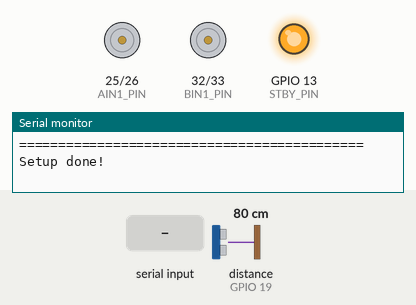
This sketch was run on a simulated ESP32. On the bench: motor-driver pin pairs drawn as motors (green arrow = first pin HIGH = forward, orange = second pin HIGH = backward, longer = more drive, scaled by the enable pin, stopped while the standby pin is LOW), output pins drawn as LEDs (lit = HIGH), the last lines printed to the serial monitor. Wiring (from diagram.json): ultrasonic range finder: trigger GPIO 18; echo GPIO 19. The inputs (shaded band) are chosen by the test bench; at power-on: distance to the obstacle (sensor on GPIO 19) 80 cm. The echo pulse lasts 58.3 µs per cm; a WiFi scan finds three made-up networks; pins used as bus, display or sensor lines are not drawn.

Above: at 3.4 s.
3.5 s: "B90\n" received over Serial
At 4.2 s:
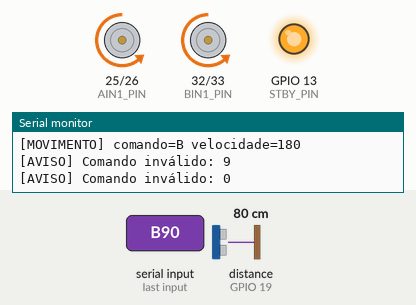
5.9 s: "F90\n" received over Serial
At 6.6 s:
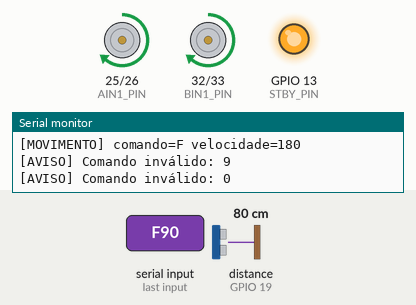
8.3 s: "L 45\n" received over Serial
At 9.0 s:
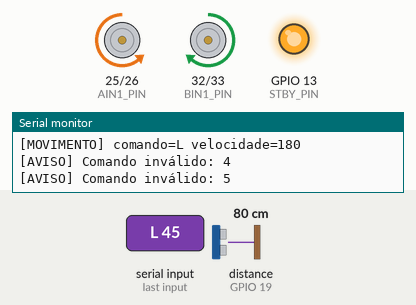
10.7 s: "R 45\n" received over Serial
At 11.4 s:
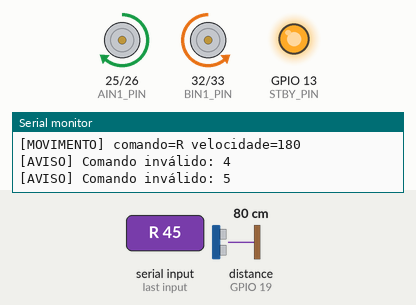
Timing chart, 0 to 13.7 s (numbered marks = the images above; inputs shaded):
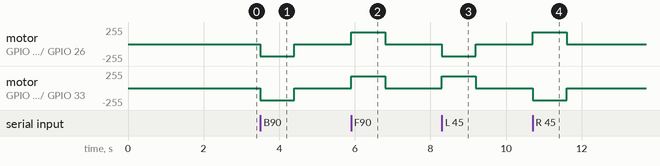

The sketch:

sketch.ino
```cpp
/*
  Robô 2WD com ESP32 + TB6612FNG + HC-SR04

  Controle:
    1) Celular via Wi-Fi: conecte-se à rede "Robo-ESP32" e abra http://192.168.4.1
    2) Wokwi / Serial Monitor:
       F = frente
       B = ré
       L = esquerda
       R = direita
       S = parar
       + = aumenta velocidade
       - = diminui velocidade

  Segurança por ultrassom:
    - Se o HC-SR04 detectar obstáculo a 20 cm ou menos, o robô para.
    - Enquanto houver obstáculo à frente, somente RÉ (B) e STOP (S) são aceitos.
    - O bloqueio é liberado quando a distância volta a 25 cm ou mais.

  Baseado no exemplo de Wi-Fi Scan do ESP32 fornecido para o projeto.
*/

#include <Arduino.h>
#include <WiFi.h>
#include <WebServer.h>

// ============================================================
// Configuração Wi-Fi
// ============================================================
const char* AP_SSID = "Robo-ESP32";
const char* AP_PASSWORD = "fiap2026";

IPAddress AP_IP(192, 168, 4, 1);
IPAddress AP_GATEWAY(192, 168, 4, 1);
IPAddress AP_SUBNET(255, 255, 255, 0);

WebServer server(80);

// ============================================================
// Pinos ESP32 -> TB6612FNG
// ============================================================
// Motor esquerdo - canal A
const uint8_t AIN1_PIN = 25;
const uint8_t AIN2_PIN = 26;
const uint8_t PWMA_PIN = 27;

// Motor direito - canal B
const uint8_t BIN1_PIN = 32;
const uint8_t BIN2_PIN = 33;
const uint8_t PWMB_PIN = 14;

// Standby do driver
const uint8_t STBY_PIN = 13;

// ============================================================
// Pinos ESP32 -> HC-SR04
// ============================================================
const uint8_t ULTRASONIC_TRIG_PIN = 18;
const uint8_t ULTRASONIC_ECHO_PIN = 19;

// Distâncias do bloqueio com histerese para evitar liga/desliga rápido.
const float OBSTACLE_STOP_DISTANCE_CM = 20.0f;
const float OBSTACLE_RELEASE_DISTANCE_CM = 25.0f;

// O datasheet recomenda intervalo superior a 60 ms entre medições.
const unsigned long ULTRASONIC_INTERVAL_MS = 80;
const unsigned long ULTRASONIC_TIMEOUT_US = 30000;

// ============================================================
// Estado do robô
// ============================================================
int motorSpeed = 180;  // 0..255
char currentCommand = 'S';

const unsigned long COMMAND_TIMEOUT_MS = 900;
unsigned long lastMotionCommandMs = 0;

float lastDistanceCm = -1.0f;
bool obstacleDetected = false;
unsigned long lastUltrasonicReadMs = 0;

// ============================================================
// Página de controle
// ============================================================
const char INDEX_HTML[] = R"HTML(
<!DOCTYPE html>
<html lang="pt-BR">
<head>
  <meta charset="UTF-8">
  <meta name="viewport" content="width=device-width, initial-scale=1, maximum-scale=1, user-scalable=no">
  <title>Robô ESP32</title>
  <style>
    :root { font-family: Arial, sans-serif; }
    body {
      margin: 0;
      min-height: 100vh;
      display: flex;
      justify-content: center;
      background: #111;
      color: #fff;
    }
    .app {
      width: min(440px, 94vw);
      padding: 24px 0 40px;
      text-align: center;
    }
    h1 { margin: 0 0 8px; }
    .subtitle { color: #bbb; margin-bottom: 14px; }
    .sensor {
      margin: 12px auto 18px;
      padding: 12px 14px;
      border-radius: 14px;
      background: #1e1e1e;
      max-width: 330px;
    }
    .sensor.alert {
      background: #6d1515;
      color: #fff;
    }
    .pad {
      display: grid;
      grid-template-columns: repeat(3, 92px);
      grid-template-rows: repeat(3, 92px);
      gap: 10px;
      justify-content: center;
      margin: 22px 0;
    }
    button {
      border: 0;
      border-radius: 18px;
      font-size: 34px;
      font-weight: bold;
      background: #2b2b2b;
      color: white;
      box-shadow: 0 4px 10px rgba(0,0,0,.35);
      touch-action: none;
      user-select: none;
    }
    button:active { transform: scale(.96); background: #444; }
    button:disabled {
      opacity: .25;
      cursor: not-allowed;
      transform: none;
    }
    .stop { background: #8b1a1a; font-size: 20px; }
    .speed-box {
      background: #1e1e1e;
      padding: 18px;
      border-radius: 16px;
      margin-top: 18px;
    }
    input[type=range] { width: 100%; }
    .status {
      margin-top: 16px;
      color: #a9e6a9;
      min-height: 24px;
    }
  </style>
</head>
<body>
  <main class="app">
    <h1>Robô 2WD ESP32</h1>
    <div class="subtitle">Controle Wi-Fi</div>

    <div id="sensor" class="sensor">
      Ultrassom: <strong id="distance">--</strong> cm<br>
      <span id="sensorMessage">Área frontal livre</span>
    </div>

    <div class="pad">
      <div></div>
      <button data-dir="F" aria-label="Frente">▲</button>
      <div></div>

      <button data-dir="L" aria-label="Esquerda">◀</button>
      <button class="stop" data-dir="S" aria-label="Parar">STOP</button>
      <button data-dir="R" aria-label="Direita">▶</button>

      <div></div>
      <button data-dir="B" aria-label="Ré">▼</button>
      <div></div>
    </div>

    <section class="speed-box">
      <label for="speed">Velocidade: <strong id="speedValue">180</strong>/255</label>
      <input id="speed" type="range" min="0" max="255" value="180">
    </section>

    <div id="status" class="status">Pronto</div>
  </main>

<script>
  let repeatTimer = null;
  let activeDir = 'S';
  let obstacle = false;

  function request(url) {
    return fetch(url, { cache: 'no-store' });
  }

  function sendMove(dir) {
    activeDir = dir;

    request('/move?dir=' + encodeURIComponent(dir))
      .then(async response => {
        if (!response.ok) {
          const text = await response.text();
          document.getElementById('status').textContent = text;
          return;
        }

        document.getElementById('status').textContent =
          dir === 'S' ? 'Parado' : 'Comando: ' + dir;
      })
      .catch(() => {
        document.getElementById('status').textContent = 'Falha de comunicação';
      });
  }

  function startMove(dir) {
    if (obstacle && dir !== 'B' && dir !== 'S') {
      document.getElementById('status').textContent =
        'Obstáculo à frente: somente RÉ está liberada.';
      return;
    }

    if (repeatTimer) clearInterval(repeatTimer);
    sendMove(dir);

    if (dir !== 'S') {
      repeatTimer = setInterval(() => sendMove(dir), 250);
    }
  }

  function stopMove(sendStop = true) {
    if (repeatTimer) {
      clearInterval(repeatTimer);
      repeatTimer = null;
    }

    if (sendStop && activeDir !== 'S') {
      sendMove('S');
    } else {
      activeDir = 'S';
    }
  }

  document.querySelectorAll('button[data-dir]').forEach(btn => {
    const dir = btn.dataset.dir;

    btn.addEventListener('pointerdown', e => {
      e.preventDefault();
      if (dir === 'S') {
        stopMove(false);
        sendMove('S');
      } else {
        startMove(dir);
      }
    });

    btn.addEventListener('pointerup', e => {
      e.preventDefault();
      if (dir !== 'S') stopMove();
    });

    btn.addEventListener('pointercancel', () => stopMove());
    btn.addEventListener('pointerleave', e => {
      if (e.buttons) stopMove();
    });
  });

  window.addEventListener('blur', () => stopMove());
  document.addEventListener('visibilitychange', () => {
    if (document.hidden) stopMove();
  });

  const speed = document.getElementById('speed');
  const speedValue = document.getElementById('speedValue');

  speed.addEventListener('input', () => {
    speedValue.textContent = speed.value;
  });

  speed.addEventListener('change', () => {
    request('/speed?value=' + encodeURIComponent(speed.value)).catch(() => {});
  });

  function applyObstacleState(isObstacle) {
    obstacle = isObstacle;

    document.querySelectorAll('button[data-dir="F"], button[data-dir="L"], button[data-dir="R"]')
      .forEach(btn => btn.disabled = obstacle);

    const sensorBox = document.getElementById('sensor');
    const message = document.getElementById('sensorMessage');

    if (obstacle) {
      sensorBox.classList.add('alert');
      message.textContent = 'OBSTÁCULO: frente/lados bloqueados; somente RÉ.';

      if (activeDir !== 'B' && activeDir !== 'S') {
        stopMove(false);
        activeDir = 'S';
      }
    } else {
      sensorBox.classList.remove('alert');
      message.textContent = 'Área frontal livre';
    }
  }

  function refreshStatus() {
    request('/status')
      .then(response => response.json())
      .then(data => {
        document.getElementById('distance').textContent =
          data.distanceCm === null ? '--' : Number(data.distanceCm).toFixed(1);

        speed.value = data.speed;
        speedValue.textContent = data.speed;
        applyObstacleState(Boolean(data.obstacle));
      })
      .catch(() => {});
  }

  refreshStatus();
  setInterval(refreshStatus, 300);
</script>
</body>
</html>
)HTML";

// ============================================================
// Controle dos motores
// ============================================================

void setMotor(uint8_t in1, uint8_t in2, uint8_t pwmPin, int signedSpeed) {
  signedSpeed = constrain(signedSpeed, -255, 255);

  if (signedSpeed > 0) {
    digitalWrite(in1, HIGH);
    digitalWrite(in2, LOW);
    analogWrite(pwmPin, signedSpeed);
  } else if (signedSpeed < 0) {
    digitalWrite(in1, LOW);
    digitalWrite(in2, HIGH);
    analogWrite(pwmPin, -signedSpeed);
  } else {
    digitalWrite(in1, LOW);
    digitalWrite(in2, LOW);
    analogWrite(pwmPin, 0);
  }
}

void setLeftMotor(int speedValue) {
  setMotor(AIN1_PIN, AIN2_PIN, PWMA_PIN, speedValue);
}

void setRightMotor(int speedValue) {
  setMotor(BIN1_PIN, BIN2_PIN, PWMB_PIN, speedValue);
}

void stopMotors() {
  setLeftMotor(0);
  setRightMotor(0);
  currentCommand = 'S';
}

bool commandAllowedByObstacle(char command) {
  if (!obstacleDetected) {
    return true;
  }

  // Com obstáculo à frente, apenas ré e stop são permitidos.
  return command == 'B' || command == 'S';
}

bool executeCommand(char command) {
  command = toupper(command);

  if (!commandAllowedByObstacle(command)) {
    stopMotors();
    Serial.printf(
      "[ULTRASSOM] Movimento %c bloqueado. Obstáculo a %.1f cm. Use B (ré) ou S (stop).\n",
      command,
      lastDistanceCm
    );
    return false;
  }

  switch (command) {
    case 'F':
      setLeftMotor(motorSpeed);
      setRightMotor(motorSpeed);
      break;

    case 'B':
      setLeftMotor(-motorSpeed);
      setRightMotor(-motorSpeed);
      break;

    case 'L':
      // Giro sobre o próprio eixo para a esquerda.
      setLeftMotor(-motorSpeed);
      setRightMotor(motorSpeed);
      break;

    case 'R':
      // Giro sobre o próprio eixo para a direita.
      setLeftMotor(motorSpeed);
      setRightMotor(-motorSpeed);
      break;

    case 'S':
      stopMotors();
      Serial.println("[MOVIMENTO] STOP");
      return true;

    default:
      Serial.printf("[AVISO] Comando inválido: %c\n", command);
      return false;
  }

  currentCommand = command;
  lastMotionCommandMs = millis();

  Serial.printf(
    "[MOVIMENTO] comando=%c velocidade=%d\n",
    currentCommand,
    motorSpeed
  );

  return true;
}

// ============================================================
// Sensor ultrassônico HC-SR04
// ============================================================

float readUltrasonicDistanceCm() {
  digitalWrite(ULTRASONIC_TRIG_PIN, LOW);
  delayMicroseconds(2);
  digitalWrite(ULTRASONIC_TRIG_PIN, HIGH);
  delayMicroseconds(10);
  digitalWrite(ULTRASONIC_TRIG_PIN, LOW);

  unsigned long durationUs = pulseIn(
    ULTRASONIC_ECHO_PIN,
    HIGH,
    ULTRASONIC_TIMEOUT_US
  );

  if (durationUs == 0) {
    return -1.0f;
  }

  return durationUs / 58.0f;
}

void updateUltrasonicSensor() {
  unsigned long now = millis();

  if (now - lastUltrasonicReadMs < ULTRASONIC_INTERVAL_MS) {
    return;
  }

  lastUltrasonicReadMs = now;

  float distanceCm = readUltrasonicDistanceCm();

  if (distanceCm < 0) {
    // Sem eco válido: mantém o estado anterior para evitar liberar o robô
    // por uma leitura isolada inválida.
    return;
  }

  lastDistanceCm = distanceCm;

  bool previousObstacleState = obstacleDetected;

  if (!obstacleDetected && distanceCm <= OBSTACLE_STOP_DISTANCE_CM) {
    obstacleDetected = true;
  } else if (obstacleDetected && distanceCm >= OBSTACLE_RELEASE_DISTANCE_CM) {
    obstacleDetected = false;
  }

  if (!previousObstacleState && obstacleDetected) {
    Serial.printf(
      "[ULTRASSOM] Obstáculo detectado a %.1f cm. Parando o robô.\n",
      distanceCm
    );

    // Ao detectar um obstáculo, para imediatamente qualquer movimento.
    // Depois da parada, apenas B (ré) e S (stop) ficam liberados.
    stopMotors();
  }

  if (previousObstacleState && !obstacleDetected) {
    Serial.printf(
      "[ULTRASSOM] Caminho liberado. Distância: %.1f cm.\n",
      distanceCm
    );
  }
}

// ============================================================
// Wi-Fi Scan - baseado no código fornecido
// ============================================================

void scanWiFiNetworks() {
  Serial.println();
  Serial.println("[WIFI] Scanning...");

  int n = WiFi.scanNetworks();

  Serial.println("[WIFI] Scan done!");

  if (n == 0) {
    Serial.println("[WIFI] No networks found.");
  } else {
    Serial.print("[WIFI] ");
    Serial.print(n);
    Serial.println(" networks found");

    for (int i = 0; i < n; ++i) {
      Serial.print(i + 1);
      Serial.print(": ");
      Serial.print(WiFi.SSID(i));
      Serial.print(" (");
      Serial.print(WiFi.RSSI(i));
      Serial.print(" dBm)");
      Serial.println(
        (WiFi.encryptionType(i) == WIFI_AUTH_OPEN) ? " [OPEN]" : " [SECURED]"
      );
      delay(10);
    }
  }

  WiFi.scanDelete();
  Serial.println();
}

// ============================================================
// Servidor HTTP
// ============================================================

void handleRoot() {
  server.send(200, "text/html; charset=utf-8", INDEX_HTML);
}

void handleMove() {
  if (!server.hasArg("dir") || server.arg("dir").length() == 0) {
    server.send(400, "text/plain", "Parametro 'dir' ausente.");
    return;
  }

  char command = toupper(server.arg("dir").charAt(0));

  if (command != 'F' && command != 'B' &&
      command != 'L' && command != 'R' &&
      command != 'S') {
    server.send(400, "text/plain", "Comando invalido.");
    return;
  }

  bool accepted = executeCommand(command);

  if (!accepted && obstacleDetected) {
    server.send(
      423,
      "text/plain; charset=utf-8",
      "Obstáculo à frente: somente RÉ ou STOP estão liberados."
    );
    return;
  }

  server.send(200, "text/plain", "OK");
}

void handleSpeed() {
  if (!server.hasArg("value")) {
    server.send(400, "text/plain", "Parametro 'value' ausente.");
    return;
  }

  int newSpeed = constrain(server.arg("value").toInt(), 0, 255);
  motorSpeed = newSpeed;

  // Se o robô estiver em movimento, aplica a nova velocidade imediatamente.
  if (currentCommand != 'S') {
    executeCommand(currentCommand);
  }

  Serial.printf("[VELOCIDADE] %d/255\n", motorSpeed);
  server.send(200, "text/plain", String(motorSpeed));
}

void handleStatus() {
  String json = "{";
  json += "\"command\":\"";
  json += currentCommand;
  json += "\",\"speed\":";
  json += motorSpeed;
  json += ",\"clients\":";
  json += WiFi.softAPgetStationNum();
  json += ",\"obstacle\":";
  json += obstacleDetected ? "true" : "false";
  json += ",\"stopDistanceCm\":";
  json += String(OBSTACLE_STOP_DISTANCE_CM, 1);
  json += ",\"releaseDistanceCm\":";
  json += String(OBSTACLE_RELEASE_DISTANCE_CM, 1);
  json += ",\"distanceCm\":";

  if (lastDistanceCm < 0) {
    json += "null";
  } else {
    json += String(lastDistanceCm, 1);
  }

  json += "}";

  server.send(200, "application/json", json);
}

void startWebServer() {
  server.on("/", HTTP_GET, handleRoot);
  server.on("/move", HTTP_GET, handleMove);
  server.on("/speed", HTTP_GET, handleSpeed);
  server.on("/status", HTTP_GET, handleStatus);

  server.onNotFound([]() {
    server.send(404, "text/plain", "404 - Rota nao encontrada");
  });

  server.begin();
  Serial.println("[HTTP] Servidor iniciado.");
}

// ============================================================
// Serial Monitor - útil para Wokwi
// ============================================================

void printSerialHelp() {
  Serial.println("============================================");
  Serial.println("Robô 2WD ESP32 - comandos Serial:");
  Serial.println("  F = frente");
  Serial.println("  B = re");
  Serial.println("  L = esquerda");
  Serial.println("  R = direita");
  Serial.println("  S = parar");
  Serial.println("  + = aumentar velocidade em 15");
  Serial.println("  - = diminuir velocidade em 15");
  Serial.println();
  Serial.printf("Ultrassom: para em <= %.1f cm e libera em >= %.1f cm.\n",
                OBSTACLE_STOP_DISTANCE_CM,
                OBSTACLE_RELEASE_DISTANCE_CM);
  Serial.println("Com obstáculo, somente B (ré) e S (stop) são aceitos.");
  Serial.println("============================================");
}

void handleSerialCommands() {
  while (Serial.available() > 0) {
    char c = Serial.read();

    if (c == '\n' || c == '\r' || c == ' ') {
      continue;
    }

    c = toupper(c);

    if (c == '+') {
      motorSpeed = min(255, motorSpeed + 15);
      Serial.printf("[VELOCIDADE] %d/255\n", motorSpeed);

      if (currentCommand != 'S') {
        executeCommand(currentCommand);
      }
      continue;
    }

    if (c == '-') {
      motorSpeed = max(0, motorSpeed - 15);
      Serial.printf("[VELOCIDADE] %d/255\n", motorSpeed);

      if (currentCommand != 'S') {
        executeCommand(currentCommand);
      }
      continue;
    }

    executeCommand(c);
  }
}

// ============================================================
// Setup / Loop
// ============================================================

void setup() {
  Serial.begin(115200);
  delay(200);

  Serial.println();
  Serial.println("Initializing WiFi...");

  pinMode(AIN1_PIN, OUTPUT);
  pinMode(AIN2_PIN, OUTPUT);
  pinMode(PWMA_PIN, OUTPUT);

  pinMode(BIN1_PIN, OUTPUT);
  pinMode(BIN2_PIN, OUTPUT);
  pinMode(PWMB_PIN, OUTPUT);

  pinMode(STBY_PIN, OUTPUT);

  pinMode(ULTRASONIC_TRIG_PIN, OUTPUT);
  pinMode(ULTRASONIC_ECHO_PIN, INPUT);
  digitalWrite(ULTRASONIC_TRIG_PIN, LOW);

  stopMotors();

  // Habilita o TB6612FNG.
  digitalWrite(STBY_PIN, HIGH);

  // AP + STA:
  // - STA permite fazer o scan das redes ao redor.
  // - AP cria a rede própria do robô.
  WiFi.mode(WIFI_AP_STA);

  scanWiFiNetworks();

  WiFi.softAPConfig(AP_IP, AP_GATEWAY, AP_SUBNET);

  bool apStarted = WiFi.softAP(AP_SSID, AP_PASSWORD);

  if (apStarted) {
    Serial.println("[WIFI] Access Point criado!");
    Serial.print("[WIFI] SSID: ");
    Serial.println(AP_SSID);
    Serial.print("[WIFI] Senha: ");
    Serial.println(AP_PASSWORD);
    Serial.print("[WIFI] Abra no celular: http://");
    Serial.println(WiFi.softAPIP());
  } else {
    Serial.println("[ERRO] Falha ao iniciar o Access Point.");
  }

  startWebServer();
  printSerialHelp();

  Serial.println("Setup done!");
}

void loop() {
  server.handleClient();
  handleSerialCommands();
  updateUltrasonicSensor();

  // Fail-safe de comunicação:
  // Se o celular parar de enviar comandos enquanto o robô estiver andando,
  // o ESP32 para os motores automaticamente.
  if (currentCommand != 'S' &&
      millis() - lastMotionCommandMs > COMMAND_TIMEOUT_MS) {
    Serial.println("[SEGURANCA] Timeout de comando. Parando motores.");
    stopMotors();
  }

  delay(2);
}
```

Measured:
- after the input at 3.5 s, motor on GPIO 25 (AIN1_PIN) / GPIO 26 (AIN2_PIN), motor on GPIO 32 (BIN1_PIN) / GPIO 33 (BIN2_PIN): stopped → backward 180/255 at once, → stopped 0.90 s later
- after the input at 5.9 s, motor on GPIO 25 (AIN1_PIN) / GPIO 26 (AIN2_PIN), motor on GPIO 32 (BIN1_PIN) / GPIO 33 (BIN2_PIN): stopped → forward 180/255 at once, → stopped 0.90 s later
- after the input at 8.3 s, motor on GPIO 25 (AIN1_PIN) / GPIO 26 (AIN2_PIN): stopped → backward 180/255 at once, → stopped 0.90 s later; motor on GPIO 32 (BIN1_PIN) / GPIO 33 (BIN2_PIN): stopped → forward 180/255 at once, → stopped 0.90 s later
- after the input at 10.7 s, motor on GPIO 25 (AIN1_PIN) / GPIO 26 (AIN2_PIN): stopped → forward 180/255 at once, → stopped 0.91 s later; motor on GPIO 32 (BIN1_PIN) / GPIO 33 (BIN2_PIN): stopped → backward 180/255 at once, → stopped 0.91 s later
